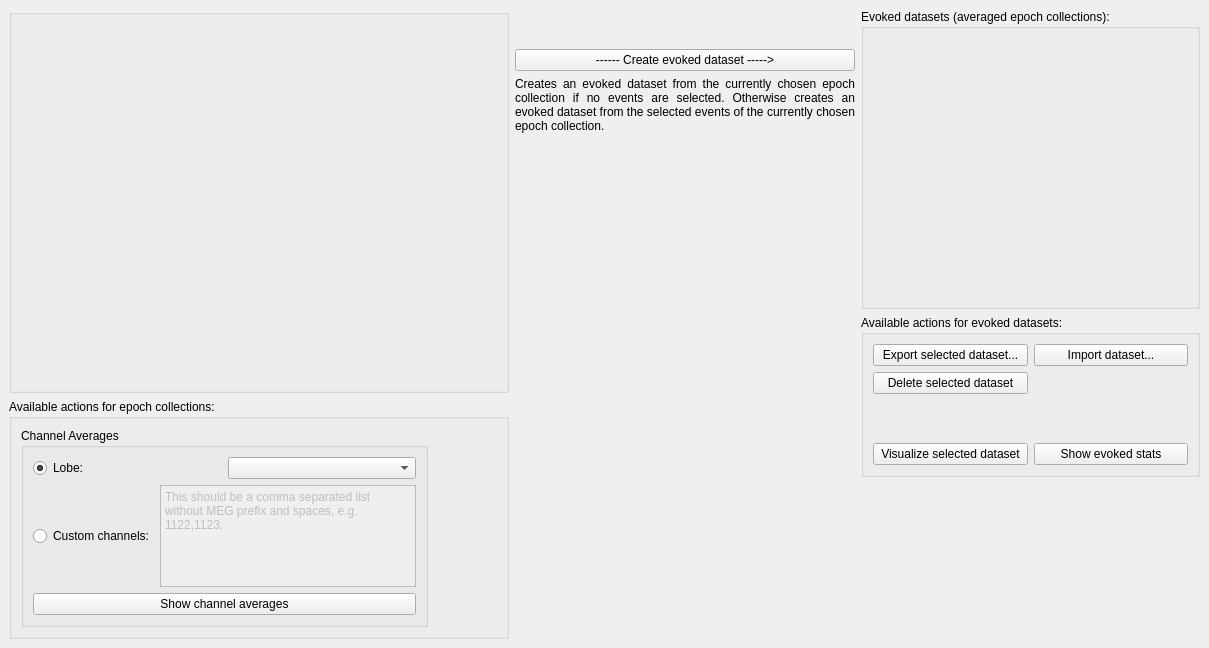
            <widget class="QWidget" name="tabAveraging">
             <attribute name="title">
              <string>Averaging</string>
             </attribute>
             <widget class="QWidget" name="layoutWidget">
              <property name="geometry">
               <rect>
                <x>9</x>
                <y>9</y>
                <width>1191</width>
                <height>630</height>
               </rect>
              </property>
              <layout class="QGridLayout" name="gridLayout_15">
               <item row="0" column="0">
                <layout class="QVBoxLayout" name="verticalLayout_23">
                 <item>
                  <widget class="QGroupBox" name="groupBoxEpochsAveraging">
                   <property name="sizePolicy">
                    <sizepolicy hsizetype="Preferred" vsizetype="Preferred">
                     <horstretch>0</horstretch>
                     <verstretch>0</verstretch>
                    </sizepolicy>
                   </property>
                   <property name="minimumSize">
                    <size>
                     <width>0</width>
                     <height>380</height>
                    </size>
                   </property>
                   <property name="title">
                    <string/>
                   </property>
                   <layout class="QGridLayout" name="gridLayout_17"/>
                  </widget>
                 </item>
                 <item>
                  <widget class="QGroupBox" name="groupBoxAvailableAveraging">
                   <property name="minimumSize">
                    <size>
                     <width>0</width>
                     <height>0</height>
                    </size>
                   </property>
                   <property name="maximumSize">
                    <size>
                     <width>500</width>
                     <height>240</height>
                    </size>
                   </property>
                   <property name="title">
                    <string>Available actions for epoch collections:</string>
                   </property>
                   <layout class="QFormLayout" name="formLayout_10">
                    <item row="0" column="0">
                     <widget class="QGroupBox" name="groupBoxChannelAverages">
                      <property name="minimumSize">
                       <size>
                        <width>0</width>
                        <height>50</height>
                       </size>
                      </property>
                      <property name="title">
                       <string>Channel Averages</string>
                      </property>
                      <layout class="QFormLayout" name="formLayout_9">
                       <property name="fieldGrowthPolicy">
                        <enum>QFormLayout::AllNonFixedFieldsGrow</enum>
                       </property>
                       <item row="0" column="0">
                        <layout class="QVBoxLayout" name="verticalLayout_22">
                         <item>
                          <layout class="QHBoxLayout" name="horizontalLayout_14">
                           <item>
                            <widget class="QRadioButton" name="radioButtonLobe">
                             <property name="text">
                              <string>Lobe:</string>
                             </property>
                             <property name="checked">
                              <bool>true</bool>
                             </property>
                             <attribute name="buttonGroup">
                              <string notr="true">buttonGroupChannelAverage</string>
                             </attribute>
                            </widget>
                           </item>
                           <item>
                            <widget class="QComboBox" name="comboBoxLobes"/>
                           </item>
                          </layout>
                         </item>
                         <item>
                          <layout class="QHBoxLayout" name="horizontalLayout_15">
                           <item>
                            <widget class="QRadioButton" name="radioButtonCustomChannels">
                             <property name="text">
                              <string>Custom channels:</string>
                             </property>
                             <attribute name="buttonGroup">
                              <string notr="true">buttonGroupChannelAverage</string>
                             </attribute>
                            </widget>
                           </item>
                           <item>
                            <widget class="QPlainTextEdit" name="plainTextEditCustomChannelsToAverage">
                             <property name="enabled">
                              <bool>false</bool>
                             </property>
                             <property name="accessibleDescription">
                              <string/>
                             </property>
                             <property name="documentTitle">
                              <string/>
                             </property>
                             <property name="plainText">
                              <string>This should be a comma separated list without MEG prefix and spaces, e.g. 1122,1123.</string>
                             </property>
                            </widget>
                           </item>
                          </layout>
                         </item>
                         <item>
                          <widget class="QPushButton" name="pushButtonChannelAverages">
                           <property name="text">
                            <string>Show channel averages</string>
                           </property>
                          </widget>
                         </item>
                        </layout>
                       </item>
                      </layout>
                     </widget>
                    </item>
                   </layout>
                  </widget>
                 </item>
                </layout>
               </item>
               <item row="0" column="1">
                <layout class="QVBoxLayout" name="verticalLayout_4">
                 <item>
                  <spacer name="verticalSpacer_4">
                   <property name="orientation">
                    <enum>Qt::Vertical</enum>
                   </property>
                   <property name="sizeType">
                    <enum>QSizePolicy::Preferred</enum>
                   </property>
                   <property name="sizeHint" stdset="0">
                    <size>
                     <width>20</width>
                     <height>40</height>
                    </size>
                   </property>
                  </spacer>
                 </item>
                 <item>
                  <widget class="QPushButton" name="pushButtonCreateEvoked">
                   <property name="sizePolicy">
                    <sizepolicy hsizetype="Fixed" vsizetype="Fixed">
                     <horstretch>0</horstretch>
                     <verstretch>0</verstretch>
                    </sizepolicy>
                   </property>
                   <property name="maximumSize">
                    <size>
                     <width>10000</width>
                     <height>16777215</height>
                    </size>
                   </property>
                   <property name="text">
                    <string>------ Create evoked dataset -----&gt;</string>
                   </property>
                  </widget>
                 </item>
                 <item>
                  <widget class="QLabel" name="label">
                   <property name="text">
                    <string>Creates an evoked dataset from the currently chosen epoch collection if no events are selected. Otherwise creates an evoked dataset from the selected events of the currently chosen epoch collection.</string>
                   </property>
                   <property name="scaledContents">
                    <bool>false</bool>
                   </property>
                   <property name="alignment">
                    <set>Qt::AlignJustify|Qt::AlignVCenter</set>
                   </property>
                   <property name="wordWrap">
                    <bool>true</bool>
                   </property>
                  </widget>
                 </item>
                 <item>
                  <spacer name="verticalSpacer">
                   <property name="orientation">
                    <enum>Qt::Vertical</enum>
                   </property>
                   <property name="sizeHint" stdset="0">
                    <size>
                     <width>20</width>
                     <height>40</height>
                    </size>
                   </property>
                  </spacer>
                 </item>
                </layout>
               </item>
               <item row="0" column="2">
                <layout class="QVBoxLayout" name="verticalLayout_6">
                 <item>
                  <widget class="QGroupBox" name="groupBoxEvokeds">
                   <property name="minimumSize">
                    <size>
                     <width>0</width>
                     <height>300</height>
                    </size>
                   </property>
                   <property name="title">
                    <string>Evoked datasets (averaged epoch collections):</string>
                   </property>
                   <layout class="QGridLayout" name="gridLayout_16">
                    <item row="0" column="0">
                     <widget class="QWidget" name="widgetEvokeds" native="true"/>
                    </item>
                   </layout>
                  </widget>
                 </item>
                 <item>
                  <widget class="QGroupBox" name="groupBox">
                   <property name="title">
                    <string>Available actions for evoked datasets:</string>
                   </property>
                   <layout class="QGridLayout" name="gridLayout_4">
                    <item row="2" column="0">
                     <layout class="QHBoxLayout" name="horizontalLayout_10">
                      <item>
                       <widget class="QPushButton" name="pushButtonVisualizeEvokedDataset">
                        <property name="text">
                         <string>Visualize selected dataset</string>
                        </property>
                       </widget>
                      </item>
                      <item>
                       <widget class="QPushButton" name="pushButtonOpenEvokedStatsDialog">
                        <property name="text">
                         <string>Show evoked stats</string>
                        </property>
                       </widget>
                      </item>
                     </layout>
                    </item>
                    <item row="0" column="0">
                     <layout class="QGridLayout" name="gridLayout">
                      <item row="0" column="0">
                       <widget class="QPushButton" name="pushButtonSaveEvoked">
                        <property name="text">
                         <string>Export selected dataset...</string>
                        </property>
                       </widget>
                      </item>
                      <item row="1" column="0">
                       <widget class="QPushButton" name="pushButtonDeleteEvoked">
                        <property name="text">
                         <string>Delete selected dataset</string>
                        </property>
                       </widget>
                      </item>
                      <item row="0" column="1">
                       <widget class="QPushButton" name="pushButtonLoadEvoked">
                        <property name="text">
                         <string>Import dataset...</string>
                        </property>
                       </widget>
                      </item>
                     </layout>
                    </item>
                    <item row="1" column="0">
                     <spacer name="verticalSpacer_6">
                      <property name="orientation">
                       <enum>Qt::Vertical</enum>
                      </property>
                      <property name="sizeHint" stdset="0">
                       <size>
                        <width>20</width>
                        <height>40</height>
                       </size>
                      </property>
                     </spacer>
                    </item>
                   </layout>
                  </widget>
                 </item>
                 <item>
                  <spacer name="verticalSpacer_5">
                   <property name="orientation">
                    <enum>Qt::Vertical</enum>
                   </property>
                   <property name="sizeHint" stdset="0">
                    <size>
                     <width>20</width>
                     <height>40</height>
                    </size>
                   </property>
                  </spacer>
                 </item>
                </layout>
               </item>
              </layout>
             </widget>
            </widget>
